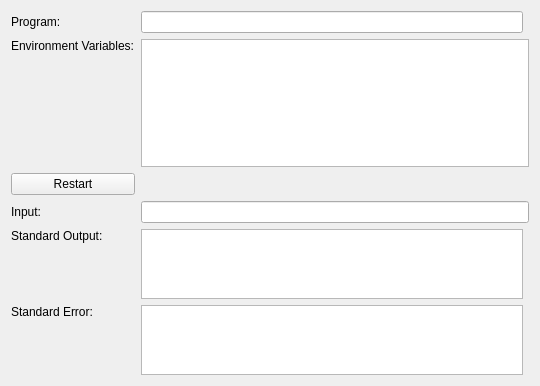
<?xml version="1.0" encoding="UTF-8"?>
<ui version="4.0">
 <comment>This file is part of the xTuple ERP: PostBooks Edition, a free and
open source Enterprise Resource Planning software suite,
Copyright (c) 1999-2012 by OpenMFG LLC, d/b/a xTuple.
It is licensed to you under the Common Public Attribution License
version 1.0, the full text of which (including xTuple-specific Exhibits)
is available at www.xtuple.com/CPAL.  By using this software, you agree
to be bound by its terms.</comment>
 <class>testprocess</class>
 <widget class="QWidget" name="testprocess">
  <property name="geometry">
   <rect>
    <x>0</x>
    <y>0</y>
    <width>540</width>
    <height>386</height>
   </rect>
  </property>
  <property name="windowTitle">
   <string>Test Scripting a Process</string>
  </property>
  <layout class="QGridLayout" name="gridLayout">
   <item row="2" column="1">
    <widget class="QLineEdit" name="_program"/>
   </item>
   <item row="2" column="0">
    <widget class="QLabel" name="label_2">
     <property name="text">
      <string>Program:</string>
     </property>
    </widget>
   </item>
   <item row="6" column="1" colspan="2">
    <widget class="QLineEdit" name="_input"/>
   </item>
   <item row="6" column="0">
    <widget class="QLabel" name="label_3">
     <property name="text">
      <string>Input:</string>
     </property>
    </widget>
   </item>
   <item row="3" column="0">
    <widget class="QLabel" name="label">
     <property name="text">
      <string>Environment Variables:</string>
     </property>
     <property name="alignment">
      <set>Qt::AlignLeading|Qt::AlignLeft|Qt::AlignTop</set>
     </property>
     <property name="wordWrap">
      <bool>true</bool>
     </property>
    </widget>
   </item>
   <item row="3" column="1" colspan="2">
    <widget class="QPlainTextEdit" name="_var"/>
   </item>
   <item row="7" column="0">
    <widget class="QLabel" name="label_4">
     <property name="text">
      <string>Standard Output:</string>
     </property>
     <property name="alignment">
      <set>Qt::AlignLeading|Qt::AlignLeft|Qt::AlignTop</set>
     </property>
    </widget>
   </item>
   <item row="8" column="0">
    <widget class="QLabel" name="label_5">
     <property name="text">
      <string>Standard Error:</string>
     </property>
     <property name="alignment">
      <set>Qt::AlignLeading|Qt::AlignLeft|Qt::AlignTop</set>
     </property>
    </widget>
   </item>
   <item row="7" column="1">
    <widget class="QPlainTextEdit" name="_output">
     <property name="sizePolicy">
      <sizepolicy hsizetype="Expanding" vsizetype="Expanding">
       <horstretch>0</horstretch>
       <verstretch>2</verstretch>
      </sizepolicy>
     </property>
     <property name="readOnly">
      <bool>true</bool>
     </property>
     <property name="backgroundVisible">
      <bool>false</bool>
     </property>
    </widget>
   </item>
   <item row="4" column="0">
    <widget class="QPushButton" name="_restart">
     <property name="text">
      <string>Restart</string>
     </property>
    </widget>
   </item>
   <item row="8" column="1">
    <widget class="QPlainTextEdit" name="_error">
     <property name="sizePolicy">
      <sizepolicy hsizetype="Expanding" vsizetype="Expanding">
       <horstretch>0</horstretch>
       <verstretch>2</verstretch>
      </sizepolicy>
     </property>
    </widget>
   </item>
  </layout>
 </widget>
 <resources/>
 <connections/>
</ui>
